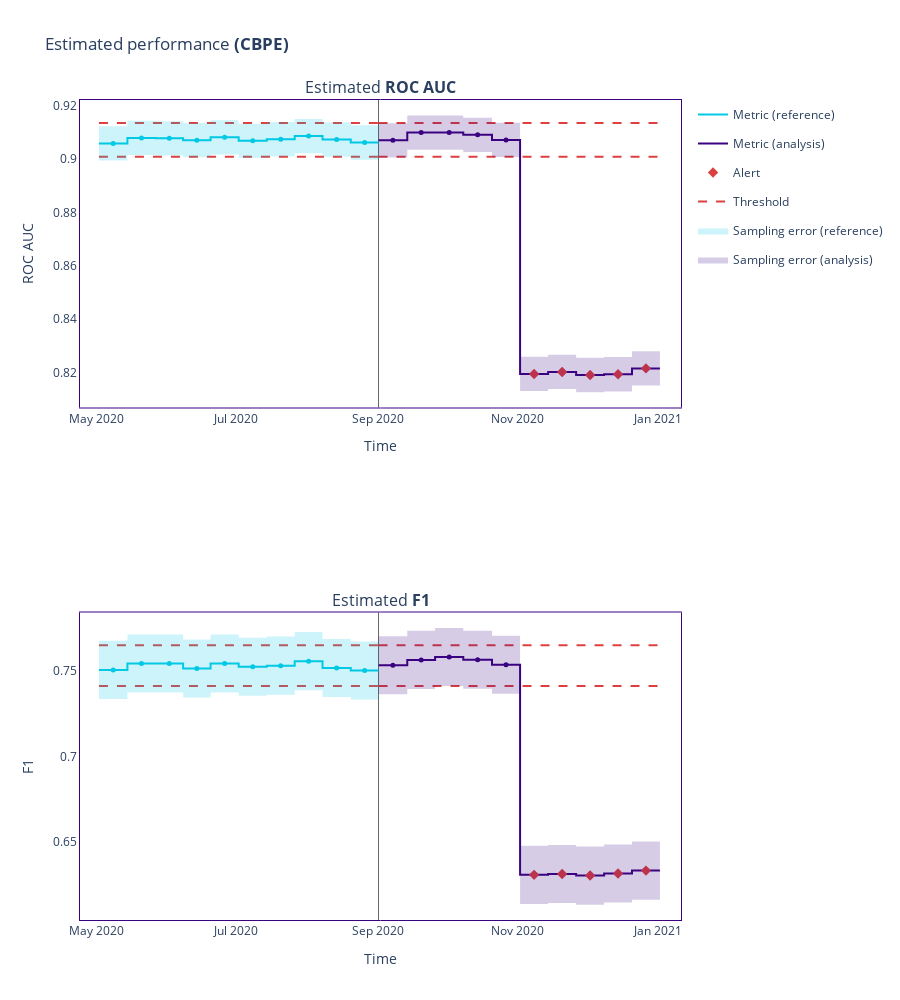

Source (notebook cell):
### Code cell
metric_fig = results.plot()
metric_fig.show()

### Figure 1 — Plotly figure (JSON) as saved in the notebook; plotly's stock layout.template omitted (floating-point values rounded to 4 significant figures)
{"data": [{"hoverinfo": "skip", "legendgroup": "metric_reference", "line": {"color": "#00c8e5", "shape": "hv", "width": 2}, "mode": "lines", "name": "Metric (reference)", "showlegend": true, "type": "scatter", "x": ["2020-05-02T02:01:30", "2020-05-14T12:29:25", "2020-05-26T18:31:06", "2020-06-07T19:58:39", "2020-06-19T19:44:14", "2020-07-02T02:06:56", "2020-07-14T08:14:08", "2020-07-26T12:57:37", "2020-08-07T16:33:44", "2020-08-20T00:07:58", "2020-09-01T03:03:23"], "xaxis": "x", "y": [0.9059, 0.9079, 0.9078, 0.9071, 0.9081, 0.9068, 0.9074, 0.9086, 0.9074, 0.9062, 0.9062], "yaxis": "y"}, {"customdata": [["Estimated <b>ROC AUC</b>", "<b style=\"color:#00c8e5;line-height:60px\">Reference</b>", "", "[0:5999]", "From <b>May-02-2020</b> to <b>May-14-2020</b>", 0.9059, 0.0064], ["Estimated <b>ROC AUC</b>", "<b style=\"color:#00c8e5;line-height:60px\">Reference</b>", "", "[6000:11999]", "From <b>May-14-2020</b> to <b>May-26-2020</b>", 0.9079, 0.0064], ["Estimated <b>ROC AUC</b>", "<b style=\"color:#00c8e5;line-height:60px\">Reference</b>", "", "[12000:17999]", "From <b>May-26-2020</b> to <b>Jun-07-2020</b>", 0.9078, 0.0064], ["Estimated <b>ROC AUC</b>", "<b style=\"color:#00c8e5;line-height:60px\">Reference</b>", "", "[18000:23999]", "From <b>Jun-07-2020</b> to <b>Jun-19-2020</b>", 0.9071, 0.0064], ["Estimated <b>ROC AUC</b>", "<b style=\"color:#00c8e5;line-height:60px\">Reference</b>", "", "[24000:29999]", "From <b>Jun-19-2020</b> to <b>Jul-02-2020</b>", 0.9081, 0.0064], ["Estimated <b>ROC AUC</b>", "<b style=\"color:#00c8e5;line-height:60px\">Reference</b>", "", "[30000:35999]", "From <b>Jul-02-2020</b> to <b>Jul-14-2020</b>", 0.9068, 0.0064], ["Estimated <b>ROC AUC</b>", "<b style=\"color:#00c8e5;line-height:60px\">Reference</b>", "", "[36000:41999]", "From <b>Jul-14-2020</b> to <b>Jul-26-2020</b>", 0.9074, 0.0064], ["Estimated <b>ROC AUC</b>", "<b style=\"color:#00c8e5;line-height:60px\">Reference</b>", "", "[42000:47999]", "From <b>Jul-26-2020</b> to <b>Aug-07-2020</b>", 0.9086, 0.0064], ["Estimated <b>ROC AUC</b>", "<b style=\"color:#00c8e5;line-height:60px\">Reference</b>", "", "[48000:53999]", "From <b>Aug-07-2020</b> to <b>Aug-20-2020</b>", 0.9074, 0.0064], ["Estimated <b>ROC AUC</b>", "<b style=\"color:#00c8e5;line-height:60px\">Reference</b>", "", "[54000:59999]", "From <b>Aug-20-2020</b> to <b>Sep-01-2020</b>", 0.9062, 0.0064]], "hovertemplate": "%{customdata[1]} &nbsp; &nbsp; %{customdata[2]} <br />Chunk: <b>%{customdata[3]}</b> &nbsp; &nbsp; %{customdata[4]} <br />%{customdata[0]}: <b>%{customdata[5]}</b><br />Confidence band: +/- <b>%{customdata[6]}</b><br /><extra></extra>", "legendgroup": "metric_reference", "marker": {"color": "#00c8e5", "size": 5, "symbol": "circle"}, "mode": "markers", "name": "Metric (reference)", "showlegend": false, "type": "scatter", "x": ["2020-05-08T07:15:27.500000", "2020-05-20T15:30:15.500000", "2020-06-01T19:14:52.500000", "2020-06-13T19:51:26.500000", "2020-06-25T22:55:35", "2020-07-08T05:10:32", "2020-07-20T10:35:52.500000", "2020-08-01T14:45:40.500000", "2020-08-13T20:20:51", "2020-08-26T01:35:40.500000"], "xaxis": "x", "y": [0.9059, 0.9079, 0.9078, 0.9071, 0.9081, 0.9068, 0.9074, 0.9086, 0.9074, 0.9062, 0.9062], "yaxis": "y"}, {"hoverinfo": "skip", "legendgroup": "metric_analysis", "line": {"color": "#3b0280", "shape": "hv", "width": 2}, "mode": "lines", "name": "Metric (analysis)", "showlegend": true, "type": "scatter", "x": ["2020-09-01T03:10:01", "2020-09-13T16:15:32", "2020-09-25T19:50:04", "2020-10-08T02:57:34", "2020-10-20T15:49:06", "2020-11-01T22:04:59", "2020-11-14T03:55:49", "2020-11-26T09:19:22", "2020-12-08T14:34:25", "2020-12-20T18:31:09", "2021-01-01T22:57:55"], "xaxis": "x", "y": [0.907, 0.9099, 0.91, 0.9091, 0.9072, 0.8195, 0.8203, 0.8191, 0.8194, 0.8216, 0.8216], "yaxis": "y"}, {"customdata": [["Estimated <b>ROC AUC</b>", "<b style=\"color:#3b0280;line-height:60px\">Analysis</b>", "", "[0:5999]", "From <b>Sep-01-2020</b> to <b>Sep-13-2020</b>", 0.907, 0.0064], ["Estimated <b>ROC AUC</b>", "<b style=\"color:#3b0280;line-height:60px\">Analysis</b>", "", "[6000:11999]", "From <b>Sep-13-2020</b> to <b>Sep-25-2020</b>", 0.9099, 0.0064], ["Estimated <b>ROC AUC</b>", "<b style=\"color:#3b0280;line-height:60px\">Analysis</b>", "", "[12000:17999]", "From <b>Sep-25-2020</b> to <b>Oct-08-2020</b>", 0.91, 0.0064], ["Estimated <b>ROC AUC</b>", "<b style=\"color:#3b0280;line-height:60px\">Analysis</b>", "", "[18000:23999]", "From <b>Oct-08-2020</b> to <b>Oct-20-2020</b>", 0.9091, 0.0064], ["Estimated <b>ROC AUC</b>", "<b style=\"color:#3b0280;line-height:60px\">Analysis</b>", "", "[24000:29999]", "From <b>Oct-20-2020</b> to <b>Nov-01-2020</b>", 0.9072, 0.0064], ["Estimated <b>ROC AUC</b>", "<b style=\"color:#3b0280;line-height:60px\">Analysis</b>", "<span style=\"color:#AD0000\">⚠ <b>Drift detected</b></span>", "[30000:35999]", "From <b>Nov-01-2020</b> to <b>Nov-14-2020</b>", 0.8195, 0.0064], ["Estimated <b>ROC AUC</b>", "<b style=\"color:#3b0280;line-height:60px\">Analysis</b>", "<span style=\"color:#AD0000\">⚠ <b>Drift detected</b></span>", "[36000:41999]", "From <b>Nov-14-2020</b> to <b>Nov-26-2020</b>", 0.8203, 0.0064], ["Estimated <b>ROC AUC</b>", "<b style=\"color:#3b0280;line-height:60px\">Analysis</b>", "<span style=\"color:#AD0000\">⚠ <b>Drift detected</b></span>", "[42000:47999]", "From <b>Nov-26-2020</b> to <b>Dec-08-2020</b>", 0.8191, 0.0064], ["Estimated <b>ROC AUC</b>", "<b style=\"color:#3b0280;line-height:60px\">Analysis</b>", "<span style=\"color:#AD0000\">⚠ <b>Drift detected</b></span>", "[48000:53999]", "From <b>Dec-08-2020</b> to <b>Dec-20-2020</b>", 0.8194, 0.0064], ["Estimated <b>ROC AUC</b>", "<b style=\"color:#3b0280;line-height:60px\">Analysis</b>", "<span style=\"color:#AD0000\">⚠ <b>Drift detected</b></span>", "[54000:59999]", "From <b>Dec-20-2020</b> to <b>Jan-01-2021</b>", 0.8216, 0.0064]], "hovertemplate": "%{customdata[1]} &nbsp; &nbsp; %{customdata[2]} <br />Chunk: <b>%{customdata[3]}</b> &nbsp; &nbsp; %{customdata[4]} <br />%{customdata[0]}: <b>%{customdata[5]}</b><br />Confidence band: +/- <b>%{customdata[6]}</b><br /><extra></extra>", "legendgroup": "metric_analysis", "marker": {"color": "#3b0280", "size": 5, "symbol": "circle"}, "mode": "markers", "name": "Metric (analysis)", "showlegend": false, "type": "scatter", "x": ["2020-09-07T09:42:46.500000", "2020-09-19T18:02:48", "2020-10-01T23:23:49", "2020-10-14T09:23:20", "2020-10-26T18:57:02.500000", "2020-11-08T01:00:24", "2020-11-20T06:37:35.500000", "2020-12-02T11:56:53.500000", "2020-12-14T16:32:47", "2020-12-26T20:44:32"], "xaxis": "x", "y": [0.907, 0.9099, 0.91, 0.9091, 0.9072, 0.8195, 0.8203, 0.8191, 0.8194, 0.8216, 0.8216], "yaxis": "y"}, {"hoverinfo": "skip", "legendgroup": "alert", "marker": {"color": "#DD4040", "size": 8, "symbol": "diamond"}, "mode": "markers", "name": "Alert", "showlegend": true, "type": "scatter", "x": ["2020-11-08T01:00:24", "2020-11-20T06:37:35.500000", "2020-12-02T11:56:53.500000", "2020-12-14T16:32:47", "2020-12-26T20:44:32"], "xaxis": "x", "y": [0.8195, 0.8203, 0.8191, 0.8194, 0.8216], "yaxis": "y"}, {"hoverinfo": "skip", "legendgroup": "thresh", "line": {"color": "#DD4040", "dash": "dash", "width": 2}, "mode": "lines", "name": "Threshold", "showlegend": true, "type": "scatter", "x": ["2020-05-02T02:01:30", "2020-05-14T12:29:25", "2020-05-26T18:31:06", "2020-06-07T19:58:39", "2020-06-19T19:44:14", "2020-07-02T02:06:56", "2020-07-14T08:14:08", "2020-07-26T12:57:37", "2020-08-07T16:33:44", "2020-08-20T00:07:58", "2020-09-01T03:03:23"], "xaxis": "x", "y": [0.9135, 0.9135, 0.9135, 0.9135, 0.9135, 0.9135, 0.9135, 0.9135, 0.9135, 0.9135, 0.9135], "yaxis": "y"}, {"hoverinfo": "skip", "legendgroup": "thresh", "line": {"color": "#DD4040", "dash": "dash", "width": 2}, "mode": "lines", "name": "Threshold", "showlegend": false, "type": "scatter", "x": ["2020-05-02T02:01:30", "2020-05-14T12:29:25", "2020-05-26T18:31:06", "2020-06-07T19:58:39", "2020-06-19T19:44:14", "2020-07-02T02:06:56", "2020-07-14T08:14:08", "2020-07-26T12:57:37", "2020-08-07T16:33:44", "2020-08-20T00:07:58", "2020-09-01T03:03:23"], "xaxis": "x", "y": [0.9009, 0.9009, 0.9009, 0.9009, 0.9009, 0.9009, 0.9009, 0.9009, 0.9009, 0.9009, 0.9009], "yaxis": "y"}, {"hoverinfo": "skip", "legendgroup": "thresh", "line": {"color": "#DD4040", "dash": "dash", "width": 2}, "mode": "lines", "name": "Threshold", "showlegend": false, "type": "scatter", "x": ["2020-09-01T03:10:01", "2020-09-13T16:15:32", "2020-09-25T19:50:04", "2020-10-08T02:57:34", "2020-10-20T15:49:06", "2020-11-01T22:04:59", "2020-11-14T03:55:49", "2020-11-26T09:19:22", "2020-12-08T14:34:25", "2020-12-20T18:31:09", "2021-01-01T22:57:55"], "xaxis": "x", "y": [0.9135, 0.9135, 0.9135, 0.9135, 0.9135, 0.9135, 0.9135, 0.9135, 0.9135, 0.9135, 0.9135], "yaxis": "y"}, {"hoverinfo": "skip", "legendgroup": "thresh", "line": {"color": "#DD4040", "dash": "dash", "width": 2}, "mode": "lines", "name": "Threshold", "showlegend": false, "type": "scatter", "x": ["2020-09-01T03:10:01", "2020-09-13T16:15:32", "2020-09-25T19:50:04", "2020-10-08T02:57:34", "2020-10-20T15:49:06", "2020-11-01T22:04:59", "2020-11-14T03:55:49", "2020-11-26T09:19:22", "2020-12-08T14:34:25", "2020-12-20T18:31:09", "2021-01-01T22:57:55"], "xaxis": "x", "y": [0.9009, 0.9009, 0.9009, 0.9009, 0.9009, 0.9009, 0.9009, 0.9009, 0.9009, 0.9009, 0.9009], "yaxis": "y"}, {"hoverinfo": "skip", "line": {"color": "rgba(0,0,0,0)", "shape": "hv"}, "mode": "lines", "name": "Sampling error (reference)", "showlegend": false, "type": "scatter", "x": ["2020-05-02T02:01:30", "2020-05-14T12:29:25", "2020-05-26T18:31:06", "2020-06-07T19:58:39", "2020-06-19T19:44:14", "2020-07-02T02:06:56", "2020-07-14T08:14:08", "2020-07-26T12:57:37", "2020-08-07T16:33:44", "2020-08-20T00:07:58", "2020-09-01T03:03:23"], "xaxis": "x", "y": [0.9123, 0.9144, 0.9142, 0.9135, 0.9146, 0.9133, 0.9139, 0.9151, 0.9138, 0.9127, 0.9127], "yaxis": "y"}, {"fill": "tonexty", "fillcolor": "rgba(0.0, 0.7843137254901961, 0.8980392156862745, 0.2)", "hoverinfo": "skip", "line": {"color": "rgba(0,0,0,0)", "shape": "hv"}, "mode": "lines", "name": "Sampling error (reference)", "showlegend": true, "type": "scatter", "x": ["2020-05-02T02:01:30", "2020-05-14T12:29:25", "2020-05-26T18:31:06", "2020-06-07T19:58:39", "2020-06-19T19:44:14", "2020-07-02T02:06:56", "2020-07-14T08:14:08", "2020-07-26T12:57:37", "2020-08-07T16:33:44", "2020-08-20T00:07:58", "2020-09-01T03:03:23"], "xaxis": "x", "y": [0.8994, 0.9015, 0.9014, 0.9007, 0.9017, 0.9004, 0.901, 0.9022, 0.9009, 0.8998, 0.8998], "yaxis": "y"}, {"hoverinfo": "skip", "line": {"color": "rgba(0,0,0,0)", "shape": "hv"}, "mode": "lines", "name": "Sampling error (analysis)", "showlegend": false, "type": "scatter", "x": ["2020-09-01T03:10:01", "2020-09-13T16:15:32", "2020-09-25T19:50:04", "2020-10-08T02:57:34", "2020-10-20T15:49:06", "2020-11-01T22:04:59", "2020-11-14T03:55:49", "2020-11-26T09:19:22", "2020-12-08T14:34:25", "2020-12-20T18:31:09", "2021-01-01T22:57:55"], "xaxis": "x", "y": [0.9135, 0.9164, 0.9164, 0.9155, 0.9136, 0.8259, 0.8267, 0.8256, 0.8258, 0.828, 0.828], "yaxis": "y"}, {"fill": "tonexty", "fillcolor": "rgba(0.23137254901960785, 0.00784313725490196, 0.5019607843137255, 0.2)", "hoverinfo": "skip", "line": {"color": "rgba(0,0,0,0)", "shape": "hv"}, "mode": "lines", "name": "Sampling error (analysis)", "showlegend": true, "type": "scatter", "x": ["2020-09-01T03:10:01", "2020-09-13T16:15:32", "2020-09-25T19:50:04", "2020-10-08T02:57:34", "2020-10-20T15:49:06", "2020-11-01T22:04:59", "2020-11-14T03:55:49", "2020-11-26T09:19:22", "2020-12-08T14:34:25", "2020-12-20T18:31:09", "2021-01-01T22:57:55"], "xaxis": "x", "y": [0.9006, 0.9035, 0.9035, 0.9027, 0.9008, 0.8131, 0.8138, 0.8127, 0.813, 0.8152, 0.8152], "yaxis": "y"}, {"hoverinfo": "skip", "legendgroup": "metric_reference", "line": {"color": "#00c8e5", "shape": "hv", "width": 2}, "mode": "lines", "name": "Metric (reference)", "showlegend": false, "type": "scatter", "x": ["2020-05-02T02:01:30", "2020-05-14T12:29:25", "2020-05-26T18:31:06", "2020-06-07T19:58:39", "2020-06-19T19:44:14", "2020-07-02T02:06:56", "2020-07-14T08:14:08", "2020-07-26T12:57:37", "2020-08-07T16:33:44", "2020-08-20T00:07:58", "2020-09-01T03:03:23"], "xaxis": "x2", "y": [0.7506, 0.7543, 0.7543, 0.7514, 0.7544, 0.7524, 0.7531, 0.7557, 0.7517, 0.7502, 0.7502], "yaxis": "y2"}, {"customdata": [["Estimated <b>F1</b>", "<b style=\"color:#00c8e5;line-height:60px\">Reference</b>", "", "[0:5999]", "From <b>May-02-2020</b> to <b>May-14-2020</b>", 0.7506, 0.017], ["Estimated <b>F1</b>", "<b style=\"color:#00c8e5;line-height:60px\">Reference</b>", "", "[6000:11999]", "From <b>May-14-2020</b> to <b>May-26-2020</b>", 0.7543, 0.017], ["Estimated <b>F1</b>", "<b style=\"color:#00c8e5;line-height:60px\">Reference</b>", "", "[12000:17999]", "From <b>May-26-2020</b> to <b>Jun-07-2020</b>", 0.7543, 0.017], ["Estimated <b>F1</b>", "<b style=\"color:#00c8e5;line-height:60px\">Reference</b>", "", "[18000:23999]", "From <b>Jun-07-2020</b> to <b>Jun-19-2020</b>", 0.7514, 0.017], ["Estimated <b>F1</b>", "<b style=\"color:#00c8e5;line-height:60px\">Reference</b>", "", "[24000:29999]", "From <b>Jun-19-2020</b> to <b>Jul-02-2020</b>", 0.7544, 0.017], ["Estimated <b>F1</b>", "<b style=\"color:#00c8e5;line-height:60px\">Reference</b>", "", "[30000:35999]", "From <b>Jul-02-2020</b> to <b>Jul-14-2020</b>", 0.7524, 0.017], ["Estimated <b>F1</b>", "<b style=\"color:#00c8e5;line-height:60px\">Reference</b>", "", "[36000:41999]", "From <b>Jul-14-2020</b> to <b>Jul-26-2020</b>", 0.7531, 0.017], ["Estimated <b>F1</b>", "<b style=\"color:#00c8e5;line-height:60px\">Reference</b>", "", "[42000:47999]", "From <b>Jul-26-2020</b> to <b>Aug-07-2020</b>", 0.7557, 0.017], ["Estimated <b>F1</b>", "<b style=\"color:#00c8e5;line-height:60px\">Reference</b>", "", "[48000:53999]", "From <b>Aug-07-2020</b> to <b>Aug-20-2020</b>", 0.7517, 0.017], ["Estimated <b>F1</b>", "<b style=\"color:#00c8e5;line-height:60px\">Reference</b>", "", "[54000:59999]", "From <b>Aug-20-2020</b> to <b>Sep-01-2020</b>", 0.7502, 0.017]], "hovertemplate": "%{customdata[1]} &nbsp; &nbsp; %{customdata[2]} <br />Chunk: <b>%{customdata[3]}</b> &nbsp; &nbsp; %{customdata[4]} <br />%{customdata[0]}: <b>%{customdata[5]}</b><br />Confidence band: +/- <b>%{customdata[6]}</b><br /><extra></extra>", "legendgroup": "metric_reference", "marker": {"color": "#00c8e5", "size": 5, "symbol": "circle"}, "mode": "markers", "name": "Metric (reference)", "showlegend": false, "type": "scatter", "x": ["2020-05-08T07:15:27.500000", "2020-05-20T15:30:15.500000", "2020-06-01T19:14:52.500000", "2020-06-13T19:51:26.500000", "2020-06-25T22:55:35", "2020-07-08T05:10:32", "2020-07-20T10:35:52.500000", "2020-08-01T14:45:40.500000", "2020-08-13T20:20:51", "2020-08-26T01:35:40.500000"], "xaxis": "x2", "y": [0.7506, 0.7543, 0.7543, 0.7514, 0.7544, 0.7524, 0.7531, 0.7557, 0.7517, 0.7502, 0.7502], "yaxis": "y2"}, {"hoverinfo": "skip", "legendgroup": "metric_analysis", "line": {"color": "#3b0280", "shape": "hv", "width": 2}, "mode": "lines", "name": "Metric (analysis)", "showlegend": false, "type": "scatter", "x": ["2020-09-01T03:10:01", "2020-09-13T16:15:32", "2020-09-25T19:50:04", "2020-10-08T02:57:34", "2020-10-20T15:49:06", "2020-11-01T22:04:59", "2020-11-14T03:55:49", "2020-11-26T09:19:22", "2020-12-08T14:34:25", "2020-12-20T18:31:09", "2021-01-01T22:57:55"], "xaxis": "x2", "y": [0.7533, 0.7564, 0.7582, 0.7566, 0.7536, 0.631, 0.6315, 0.6306, 0.6317, 0.6334, 0.6334], "yaxis": "y2"}, {"customdata": [["Estimated <b>F1</b>", "<b style=\"color:#3b0280;line-height:60px\">Analysis</b>", "", "[0:5999]", "From <b>Sep-01-2020</b> to <b>Sep-13-2020</b>", 0.7533, 0.017], ["Estimated <b>F1</b>", "<b style=\"color:#3b0280;line-height:60px\">Analysis</b>", "", "[6000:11999]", "From <b>Sep-13-2020</b> to <b>Sep-25-2020</b>", 0.7564, 0.017], ["Estimated <b>F1</b>", "<b style=\"color:#3b0280;line-height:60px\">Analysis</b>", "", "[12000:17999]", "From <b>Sep-25-2020</b> to <b>Oct-08-2020</b>", 0.7582, 0.017], ["Estimated <b>F1</b>", "<b style=\"color:#3b0280;line-height:60px\">Analysis</b>", "", "[18000:23999]", "From <b>Oct-08-2020</b> to <b>Oct-20-2020</b>", 0.7566, 0.017], ["Estimated <b>F1</b>", "<b style=\"color:#3b0280;line-height:60px\">Analysis</b>", "", "[24000:29999]", "From <b>Oct-20-2020</b> to <b>Nov-01-2020</b>", 0.7536, 0.017], ["Estimated <b>F1</b>", "<b style=\"color:#3b0280;line-height:60px\">Analysis</b>", "<span style=\"color:#AD0000\">⚠ <b>Drift detected</b></span>", "[30000:35999]", "From <b>Nov-01-2020</b> to <b>Nov-14-2020</b>", 0.631, 0.017], ["Estimated <b>F1</b>", "<b style=\"color:#3b0280;line-height:60px\">Analysis</b>", "<span style=\"color:#AD0000\">⚠ <b>Drift detected</b></span>", "[36000:41999]", "From <b>Nov-14-2020</b> to <b>Nov-26-2020</b>", 0.6315, 0.017], ["Estimated <b>F1</b>", "<b style=\"color:#3b0280;line-height:60px\">Analysis</b>", "<span style=\"color:#AD0000\">⚠ <b>Drift detected</b></span>", "[42000:47999]", "From <b>Nov-26-2020</b> to <b>Dec-08-2020</b>", 0.6306, 0.017], ["Estimated <b>F1</b>", "<b style=\"color:#3b0280;line-height:60px\">Analysis</b>", "<span style=\"color:#AD0000\">⚠ <b>Drift detected</b></span>", "[48000:53999]", "From <b>Dec-08-2020</b> to <b>Dec-20-2020</b>", 0.6317, 0.017], ["Estimated <b>F1</b>", "<b style=\"color:#3b0280;line-height:60px\">Analysis</b>", "<span style=\"color:#AD0000\">⚠ <b>Drift detected</b></span>", "[54000:59999]", "From <b>Dec-20-2020</b> to <b>Jan-01-2021</b>", 0.6334, 0.017]], "hovertemplate": "%{customdata[1]} &nbsp; &nbsp; %{customdata[2]} <br />Chunk: <b>%{customdata[3]}</b> &nbsp; &nbsp; %{customdata[4]} <br />%{customdata[0]}: <b>%{customdata[5]}</b><br />Confidence band: +/- <b>%{customdata[6]}</b><br /><extra></extra>", "legendgroup": "metric_analysis", "marker": {"color": "#3b0280", "size": 5, "symbol": "circle"}, "mode": "markers", "name": "Metric (analysis)", "showlegend": false, "type": "scatter", "x": ["2020-09-07T09:42:46.500000", "2020-09-19T18:02:48", "2020-10-01T23:23:49", "2020-10-14T09:23:20", "2020-10-26T18:57:02.500000", "2020-11-08T01:00:24", "2020-11-20T06:37:35.500000", "2020-12-02T11:56:53.500000", "2020-12-14T16:32:47", "2020-12-26T20:44:32"], "xaxis": "x2", "y": [0.7533, 0.7564, 0.7582, 0.7566, 0.7536, 0.631, 0.6315, 0.6306, 0.6317, 0.6334, 0.6334], "yaxis": "y2"}, {"hoverinfo": "skip", "legendgroup": "alert", "marker": {"color": "#DD4040", "size": 8, "symbol": "diamond"}, "mode": "markers", "name": "Alert", "showlegend": false, "type": "scatter", "x": ["2020-11-08T01:00:24", "2020-11-20T06:37:35.500000", "2020-12-02T11:56:53.500000", "2020-12-14T16:32:47", "2020-12-26T20:44:32"], "xaxis": "x2", "y": [0.631, 0.6315, 0.6306, 0.6317, 0.6334], "yaxis": "y2"}, {"hoverinfo": "skip", "legendgroup": "thresh", "line": {"color": "#DD4040", "dash": "dash", "width": 2}, "mode": "lines", "name": "Threshold", "showlegend": false, "type": "scatter", "x": ["2020-05-02T02:01:30", "2020-05-14T12:29:25", "2020-05-26T18:31:06", "2020-06-07T19:58:39", "2020-06-19T19:44:14", "2020-07-02T02:06:56", "2020-07-14T08:14:08", "2020-07-26T12:57:37", "2020-08-07T16:33:44", "2020-08-20T00:07:58", "2020-09-01T03:03:23"], "xaxis": "x2", "y": [0.7649, 0.7649, 0.7649, 0.7649, 0.7649, 0.7649, 0.7649, 0.7649, 0.7649, 0.7649, 0.7649], "yaxis": "y2"}, {"hoverinfo": "skip", "legendgroup": "thresh", "line": {"color": "#DD4040", "dash": "dash", "width": 2}, "mode": "lines", "name": "Threshold", "showlegend": false, "type": "scatter", "x": ["2020-05-02T02:01:30", "2020-05-14T12:29:25", "2020-05-26T18:31:06", "2020-06-07T19:58:39", "2020-06-19T19:44:14", "2020-07-02T02:06:56", "2020-07-14T08:14:08", "2020-07-26T12:57:37", "2020-08-07T16:33:44", "2020-08-20T00:07:58", "2020-09-01T03:03:23"], "xaxis": "x2", "y": [0.7413, 0.7413, 0.7413, 0.7413, 0.7413, 0.7413, 0.7413, 0.7413, 0.7413, 0.7413, 0.7413], "yaxis": "y2"}, {"hoverinfo": "skip", "legendgroup": "thresh", "line": {"color": "#DD4040", "dash": "dash", "width": 2}, "mode": "lines", "name": "Threshold", "showlegend": false, "type": "scatter", "x": ["2020-09-01T03:10:01", "2020-09-13T16:15:32", "2020-09-25T19:50:04", "2020-10-08T02:57:34", "2020-10-20T15:49:06", "2020-11-01T22:04:59", "2020-11-14T03:55:49", "2020-11-26T09:19:22", "2020-12-08T14:34:25", "2020-12-20T18:31:09", "2021-01-01T22:57:55"], "xaxis": "x2", "y": [0.7649, 0.7649, 0.7649, 0.7649, 0.7649, 0.7649, 0.7649, 0.7649, 0.7649, 0.7649, 0.7649], "yaxis": "y2"}, {"hoverinfo": "skip", "legendgroup": "thresh", "line": {"color": "#DD4040", "dash": "dash", "width": 2}, "mode": "lines", "name": "Threshold", "showlegend": false, "type": "scatter", "x": ["2020-09-01T03:10:01", "2020-09-13T16:15:32", "2020-09-25T19:50:04", "2020-10-08T02:57:34", "2020-10-20T15:49:06", "2020-11-01T22:04:59", "2020-11-14T03:55:49", "2020-11-26T09:19:22", "2020-12-08T14:34:25", "2020-12-20T18:31:09", "2021-01-01T22:57:55"], "xaxis": "x2", "y": [0.7413, 0.7413, 0.7413, 0.7413, 0.7413, 0.7413, 0.7413, 0.7413, 0.7413, 0.7413, 0.7413], "yaxis": "y2"}, {"hoverinfo": "skip", "line": {"color": "rgba(0,0,0,0)", "shape": "hv"}, "mode": "lines", "name": "Sampling error (reference)", "showlegend": false, "type": "scatter", "x": ["2020-05-02T02:01:30", "2020-05-14T12:29:25", "2020-05-26T18:31:06", "2020-06-07T19:58:39", "2020-06-19T19:44:14", "2020-07-02T02:06:56", "2020-07-14T08:14:08", "2020-07-26T12:57:37", "2020-08-07T16:33:44", "2020-08-20T00:07:58", "2020-09-01T03:03:23"], "xaxis": "x2", "y": [0.7676, 0.7713, 0.7713, 0.7684, 0.7713, 0.7694, 0.77, 0.7727, 0.7687, 0.7672, 0.7672], "yaxis": "y2"}, {"fill": "tonexty", "fillcolor": "rgba(0.0, 0.7843137254901961, 0.8980392156862745, 0.2)", "hoverinfo": "skip", "line": {"color": "rgba(0,0,0,0)", "shape": "hv"}, "mode": "lines", "name": "Sampling error (reference)", "showlegend": false, "type": "scatter", "x": ["2020-05-02T02:01:30", "2020-05-14T12:29:25", "2020-05-26T18:31:06", "2020-06-07T19:58:39", "2020-06-19T19:44:14", "2020-07-02T02:06:56", "2020-07-14T08:14:08", "2020-07-26T12:57:37", "2020-08-07T16:33:44", "2020-08-20T00:07:58", "2020-09-01T03:03:23"], "xaxis": "x2", "y": [0.7336, 0.7374, 0.7373, 0.7345, 0.7374, 0.7355, 0.7361, 0.7387, 0.7348, 0.7333, 0.7333], "yaxis": "y2"}, {"hoverinfo": "skip", "line": {"color": "rgba(0,0,0,0)", "shape": "hv"}, "mode": "lines", "name": "Sampling error (analysis)", "showlegend": false, "type": "scatter", "x": ["2020-09-01T03:10:01", "2020-09-13T16:15:32", "2020-09-25T19:50:04", "2020-10-08T02:57:34", "2020-10-20T15:49:06", "2020-11-01T22:04:59", "2020-11-14T03:55:49", "2020-11-26T09:19:22", "2020-12-08T14:34:25", "2020-12-20T18:31:09", "2021-01-01T22:57:55"], "xaxis": "x2", "y": [0.7703, 0.7734, 0.7751, 0.7735, 0.7706, 0.6479, 0.6484, 0.6475, 0.6487, 0.6504, 0.6504], "yaxis": "y2"}, {"fill": "tonexty", "fillcolor": "rgba(0.23137254901960785, 0.00784313725490196, 0.5019607843137255, 0.2)", "hoverinfo": "skip", "line": {"color": "rgba(0,0,0,0)", "shape": "hv"}, "mode": "lines", "name": "Sampling error (analysis)", "showlegend": false, "type": "scatter", "x": ["2020-09-01T03:10:01", "2020-09-13T16:15:32", "2020-09-25T19:50:04", "2020-10-08T02:57:34", "2020-10-20T15:49:06", "2020-11-01T22:04:59", "2020-11-14T03:55:49", "2020-11-26T09:19:22", "2020-12-08T14:34:25", "2020-12-20T18:31:09", "2021-01-01T22:57:55"], "xaxis": "x2", "y": [0.7363, 0.7395, 0.7412, 0.7396, 0.7367, 0.614, 0.6145, 0.6136, 0.6148, 0.6165, 0.6165], "yaxis": "y2"}], "layout": {"annotations": [{"font": {"size": 16}, "showarrow": false, "text": "Estimated <b>ROC AUC</b>", "x": 0.5, "xanchor": "center", "xref": "paper", "y": 1, "yanchor": "bottom", "yref": "paper"}, {"font": {"size": 16}, "showarrow": false, "text": "Estimated <b>F1</b>", "x": 0.5, "xanchor": "center", "xref": "paper", "y": 0.375, "yanchor": "bottom", "yref": "paper"}], "height": 1000, "hoverlabel": {"bgcolor": "white", "font": {"size": 14}}, "legend": {"itemclick": false, "itemdoubleclick": false, "traceorder": "grouped"}, "paper_bgcolor": "rgba(255,255,255,1)", "plot_bgcolor": "rgba(255,255,255,1)", "shapes": [{"layer": "below", "line": {"color": "#666666", "width": 1}, "type": "line", "x0": "2020-09-01T03:10:01", "x1": "2020-09-01T03:10:01", "xref": "x", "y0": 0, "y1": 1, "yref": "y domain"}, {"layer": "below", "line": {"color": "#666666", "width": 1}, "type": "line", "x0": "2020-09-01T03:10:01", "x1": "2020-09-01T03:10:01", "xref": "x2", "y0": 0, "y1": 1, "yref": "y2 domain"}], "title": {"text": "Estimated performance <b>(CBPE)</b>"}, "xaxis": {"anchor": "y", "domain": [0, 1], "linecolor": "#3b0280", "matches": "x", "mirror": true, "showgrid": false, "showticklabels": true, "title": {"text": "Time"}, "zeroline": false}, "xaxis2": {"anchor": "y2", "domain": [0, 1], "linecolor": "#3b0280", "matches": "x", "mirror": true, "showgrid": false, "showticklabels": true, "title": {"text": "Time"}, "zeroline": false}, "yaxis": {"anchor": "x", "domain": [0.625, 1], "linecolor": "#3b0280", "mirror": true, "showgrid": false, "title": {"text": "ROC AUC"}, "zeroline": false}, "yaxis2": {"anchor": "x2", "domain": [0, 0.375], "linecolor": "#3b0280", "mirror": true, "showgrid": false, "title": {"text": "F1"}, "zeroline": false}}}
